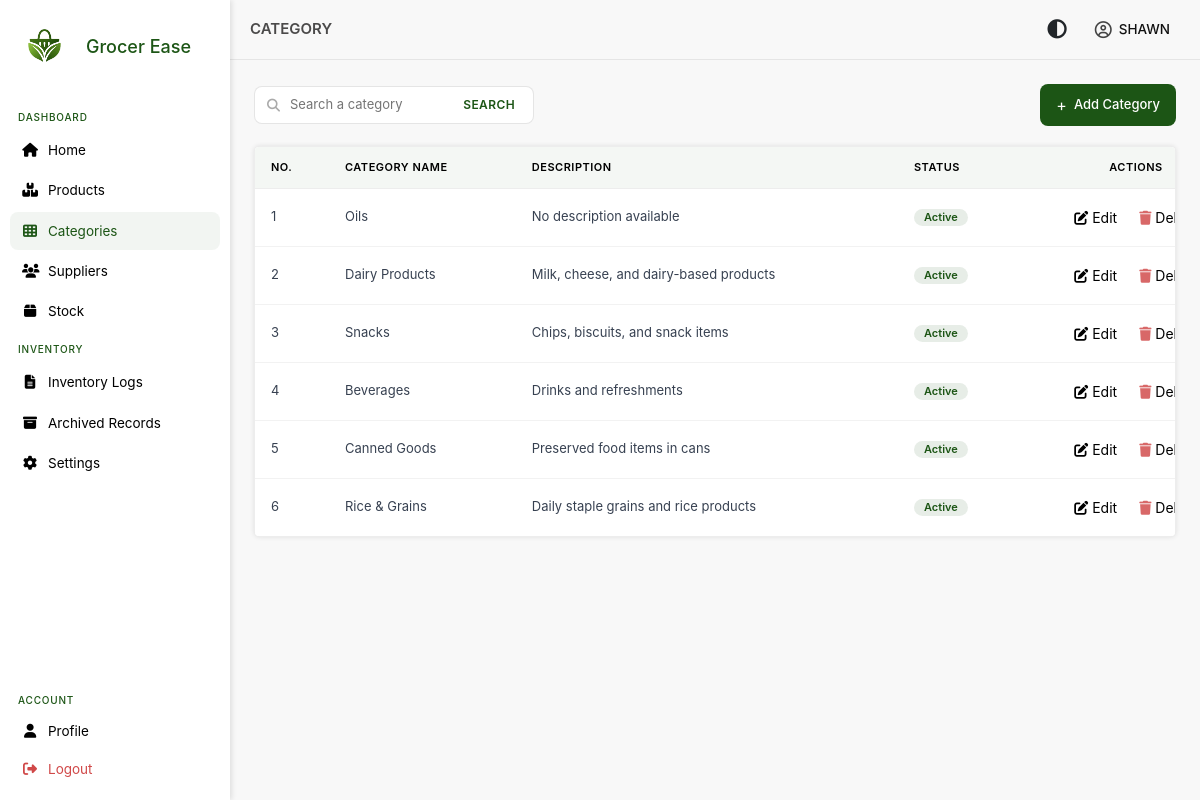
Page /views/inventory/category.php (signed in) on the committed database.
### tables this page shows
CREATE TABLE `users` (
  `user_id` int NOT NULL AUTO_INCREMENT,
  `username` varchar(250) NOT NULL,
  `password` varchar(250) NOT NULL,
  `email` varchar(250) NOT NULL,
  `contact_number` varchar(20) NOT NULL,
  `role` enum('admin') DEFAULT 'admin',
  `profile_picture` blob,
  PRIMARY KEY (`user_id`),
  UNIQUE KEY `email` (`email`)
);

CREATE TABLE `categories` (
  `category_id_pk` int NOT NULL AUTO_INCREMENT,
  `category_name` varchar(250) NOT NULL,
  `category_description` longtext,
  `is_deleted` tinyint DEFAULT '0',
  `deleted_at` datetime DEFAULT NULL,
  `status` tinyint DEFAULT '1',
  PRIMARY KEY (`category_id_pk`),
  KEY `idx_category_name` (`category_name`)
);

### models/user.php (called while the page is built, shortened)
<?php
class User
{
    private $conn;
    public function __construct($db)
    {
        $this->conn = $db;
    }
    public function GetUserById($id)
    {
        $stmt = $this->conn->prepare(
            "SELECT user_id, username, email, contact_number, role
             FROM users WHERE user_id = :id"
        );
        $stmt->execute([':id' => $id]);
        return $stmt->fetch(PDO::FETCH_ASSOC);
    }
}
?>

### autoload.php (called while the page is built, shortened)
<?php
spl_autoload_register(function ($class) {
    $paths = [
        __DIR__ . '/models/',
        __DIR__ . '/models/Stock/',
        __DIR__ . '/models/Relations/',
    ];
    foreach ($paths as $path) {
        $file = $path . $class . '.php';
        if (file_exists($file)) {
            return;
        }
    }
});
?>

### models/category.php (called while the page is built, shortened)
<?php
class Category
{
    private $conn;
    public function __construct($db)
    {
        $this->conn = $db;
    }
    public function GetPaginatedCategories($page = 1, $limit = 10)
    {
        $offset = ($page - 1) * $limit;
        $stmt = $this->conn->prepare("SELECT category_id_pk, category_name, category_description,
                                             is_deleted, status
                                      FROM categories
                                      WHERE is_deleted = 0
                                      ORDER BY category_id_pk DESC
                                      LIMIT :limit OFFSET :offset");
        $stmt->bindParam(':limit', $limit, PDO::PARAM_INT);
        $stmt->bindParam(':offset', $offset, PDO::PARAM_INT);
        $stmt->execute();
        return $stmt->fetchAll(PDO::FETCH_ASSOC);
    }
}

### views/inventory/category.php (the view, shortened to what this page needs)
<?php
require_once __DIR__ . '/../../autoload.php';
$search = $_GET['search'] ?? '';
$page = isset($_GET['page']) ? (int)$_GET['page'] : 1;
$limit = 10;
$category = new Category($db);
if (!empty($search)) {
    $categories = $category->SearchCategorY($search);
    $total_categories = count($categories);
    $total_pages = 1;
} else {
    $categories = $category->GetPaginatedCategories($page, $limit);
}
?>
<!DOCTYPE html>
<html lang="en">
<?php include "../../includes/head.php" ?>
<body>
    <?php include '../../includes/sidebar.php'; ?>
    <main class="main-content">
        <?php include '../../includes/topbar.php'; ?>
        <section class="page-content">
            <div class="toolbar">
                <div class="search-area">
                    <form method="get">
                        <i class="fas fa-search"></i>
                        <input type="text" name="search" id="search" placeholder="Search a category"
                            value="<?= htmlspecialchars($_GET['search'] ?? '') ?>">
                        <button type="submit">SEARCH</button>
                    </form>
                </div>
                <div class="add">
                    <button id="addbtn">Add Category</button>
                </div>
            </div>
            <div class="menu-table">
                <table>
                    <thead>
                        <tr>
                            <th>No.</th>
                            <th>Category Name</th>
                            <th>Description</th>
                            <th>Status</th>
                            <th>Actions</th>
                        </tr>
                    </thead>
                    <tbody>
                        <?php $num = ($page - 1) * $limit + 1;?>
                        <?php if (empty($categories)): ?>
                            <tr>
                                <td colspan="5" style="text-align:center; color:#6b7280;">
                                    No categories found
                                </td>
                            </tr>
                            <?php else: ?>
                                <?php foreach ($categories as $categ): ?>
                            <tr>
                                <td><?= $num++ ?></td>
                                <td><?= htmlspecialchars($categ['category_name']) ?></td>
                                <td><?= htmlspecialchars($categ['category_description'] == '' ?
                                        'No description available' : $categ['category_description']) ?>
                                <td>
                                    <span class="badge <?= $categ['status'] == 1 ? 'active' : 'inactive' ?>">
                                        <?= $categ['status'] == 1 ? 'Active' : 'Inactive' ?>
                                    </span>
                                </td>
                                </td>
                                <td>
                                    <div class="actions">
                                        <form action="edit_category.php" method="POST">
                                            <button type="submit" class="edit-btn">
                                                <i class="fa-solid fa-pen-to-square"></i>
                                                <span>Edit</span>
                                            </button>
                                        </form>
                                        <button type="button" class="edit-btn"
                                            onclick="deleteCategory(<?= $categ['category_id_pk'] ?>, '<?= htmlspecialchars($categ['category_name']) ?>')">
                                            <i class="fa-solid fa-trash"></i>
                                            <span>Delete</span>
                                        </button>
                                    </div>
                                </td>
                            </tr>
                        <?php endforeach; ?>
                    <?php endif; ?>
                    </tbody>
                </table>
            </div>
        </section>
    </main>
</body>
</html>

### includes/topbar.php (shortened to what this page needs)
<?php
require_once '../../models/user.php';
global $db;
$page_title = $_SESSION['page_title'] ?? "Dashboard";
$user_id = $_SESSION['id'];
$user = new User($db);
$user_info = $user->GetUserById($user_id);
?>
<div class="topbar">
    <div class="topbar-title">
        <p><?= htmlspecialchars($page_title) ?></p>
    </div>
    <div class="topbar-actions">
        <button id="dark-toggle" title="Dark Mode">
            <i class="fa-solid fa-circle-half-stroke"></i>
        </button>
        <div class="profile-dropdown" id="profile-dropdown">
            <i class="fa-regular fa-circle-user profile-icon"></i>
            <span class="profile-label">
                <?= strtoupper($user_info['username']) ?>
            </span>
        </div>
    </div>
</div>

### assets/css/home.css (style rules this page uses)
* { font-family: 'Inter', 'Roboto', sans-serif; }
body { margin: 0; padding: 0; background-color: #f8f8f8; }
.main-content { margin-left: 230px; min-height: 100vh; background-color: #f8f8f8; }
.topbar { display: flex; align-items: center; justify-content: space-between; padding: 0 20px; height: 60px; background: #f8f8f8; border-bottom: 1px solid rgba(0, 0, 0, 0.08); }
.topbar-title p { font-size: 15px; font-weight: 600; color: #4b4a4a; margin: 0; }
.profile-dropdown { position: relative; display: flex; align-items: center; gap: 7px; cursor: pointer; padding: 5px 10px; border-radius: 8px; font-size: 13.5px; font-weight: 500; color: #111; transition: background 0.2s; }
.profile-dropdown i { font-size: 17px; color: #444; }
.page-content { padding: 24px; }
.toolbar { display: flex; align-items: center; justify-content: space-between; margin-bottom: 20px; }
.search-area form { display: flex; align-items: center; background: #fff; border: 1px solid rgba(0, 0, 0, 0.1); border-radius: 8px; padding: 0 12px; gap: 8px; height: 38px; width: 280px; }
.search-area form i { color: #aaa; font-size: 13px; }
.search-area form input { border: none; outline: none; font-size: 13px; width: 100%; background: transparent; color: #333; }
.search-area form button { border: none; background: none; color: #1c5515; font-size: 12px; font-weight: 600; cursor: pointer; letter-spacing: 0.4px; }
.add button { display: inline-flex; align-items: center; gap: 7px; background: #1c5515; color: #fff; border: none; padding: 9px 16px; border-radius: 8px; font-size: 13px; font-weight: 500; text-decoration: none; transition: 0.3s ease; }
.add button::before { content: '+'; font-size: 16px; font-weight: 400; }
.menu-table { background: #fff; border-radius: 5px; border: 1px solid rgba(0, 0, 0, 0.07); overflow-x: auto; overflow-y: auto; box-shadow: 0 0 5px #0000001a; max-height: 500px; }
.menu-table table { width: 100%; border-collapse: collapse; font-size: 13px; table-layout: auto; min-width: 1000px; }
.menu-table thead { position: sticky; top: 0; background: #f4f7f4; z-index: 10; }
.menu-table thead th { text-align: left; padding: 12px 16px; font-size: 11px; font-weight: 600; color: #000000; letter-spacing: 0.5px; text-transform: uppercase; border-bottom: 1px solid rgba(0, 0, 0, 0.07); }
.menu-table tbody tr { border-bottom: 1px solid rgba(0, 0, 0, 0.05); transition: background 0.15s; }
.menu-table tbody tr:last-child { border-bottom: none; }
.menu-table tbody td { padding: 12px 16px; color: #374151; vertical-align: middle; }
.menu-table td:nth-child(2), .menu-table td:nth-child(6) { white-space: normal; word-break: break-word; overflow-wrap: anywhere; max-width: 220px; }
.menu-table th:last-child, .menu-table td:last-child { text-align: center; width: auto; white-space: nowrap; }
.menu-table .actions { display: flex; flex-wrap: nowrap; justify-content: center; align-items: center; gap: 6px; }
.badge { display: inline-block; padding: 3px 10px; border-radius: 20px; font-size: 11px; font-weight: 600; }
.badge.active { background: rgba(28, 85, 21, 0.1); color: #1c5515; }
.actions { display: flex; flex-wrap: nowrap; gap: 6px; align-items: center; }
.actions form { margin: 0; }
.edit-btn { border: none; background: none; cursor: pointer; padding: 6px 8px; border-radius: 6px; transition: background 0.15s; font-size: 14px; white-space: nowrap; }
.edit-btn .fa-trash { color: #c82828b3; }
.page-content { padding: 24px; min-height: calc(100vh - 60px); box-sizing: border-box; }
.topbar { display: flex; align-items: center; justify-content: space-between; }
.topbar-actions { display: flex; align-items: center; gap: 12px; margin-left: auto; }
#dark-toggle { background: none; border: none; cursor: pointer; font-size: 1.2rem; color: inherit; padding: 6px; border-radius: 6px; }

### rows in the picture
users: username "SHAWN"
categories: category_name "Oils", category_description "No description available", status "Active"
categories: category_name "Dairy Products", category_description "Milk, cheese, and dairy-based products", status "Active"
categories: category_name "Snacks", category_description "Chips, biscuits, and snack items", status "Active"
categories: category_name "Beverages", category_description "Drinks and refreshments", status "Active"
categories: category_name "Canned Goods", category_description "Preserved food items in cans", status "Active"
categories: category_name "Rice & Grains", category_description "Daily staple grains and rice products", status "Active"

### other values in the picture
$page_title "CATEGORY"
